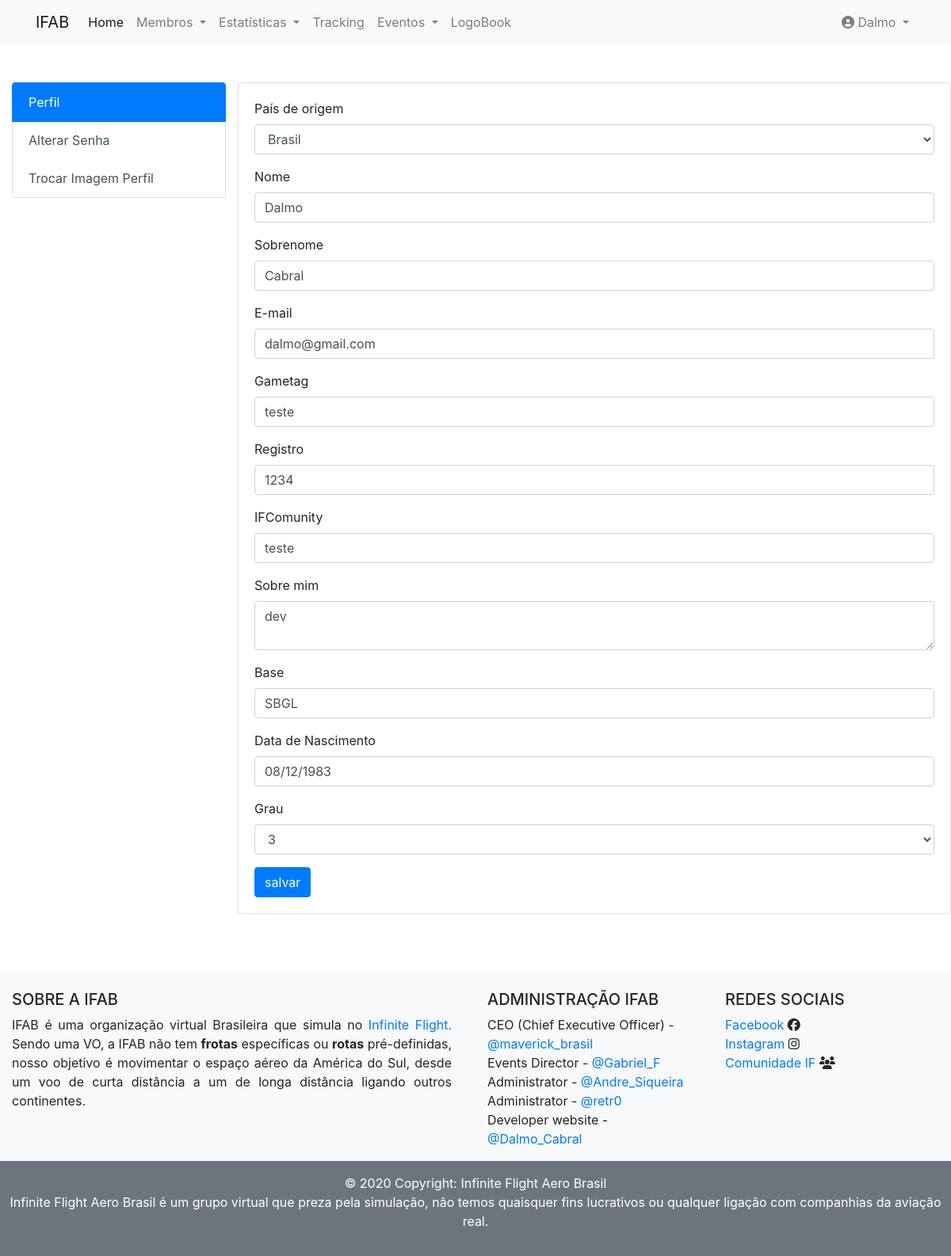
The page /user/profile (signed in) on the database as committed earlier.
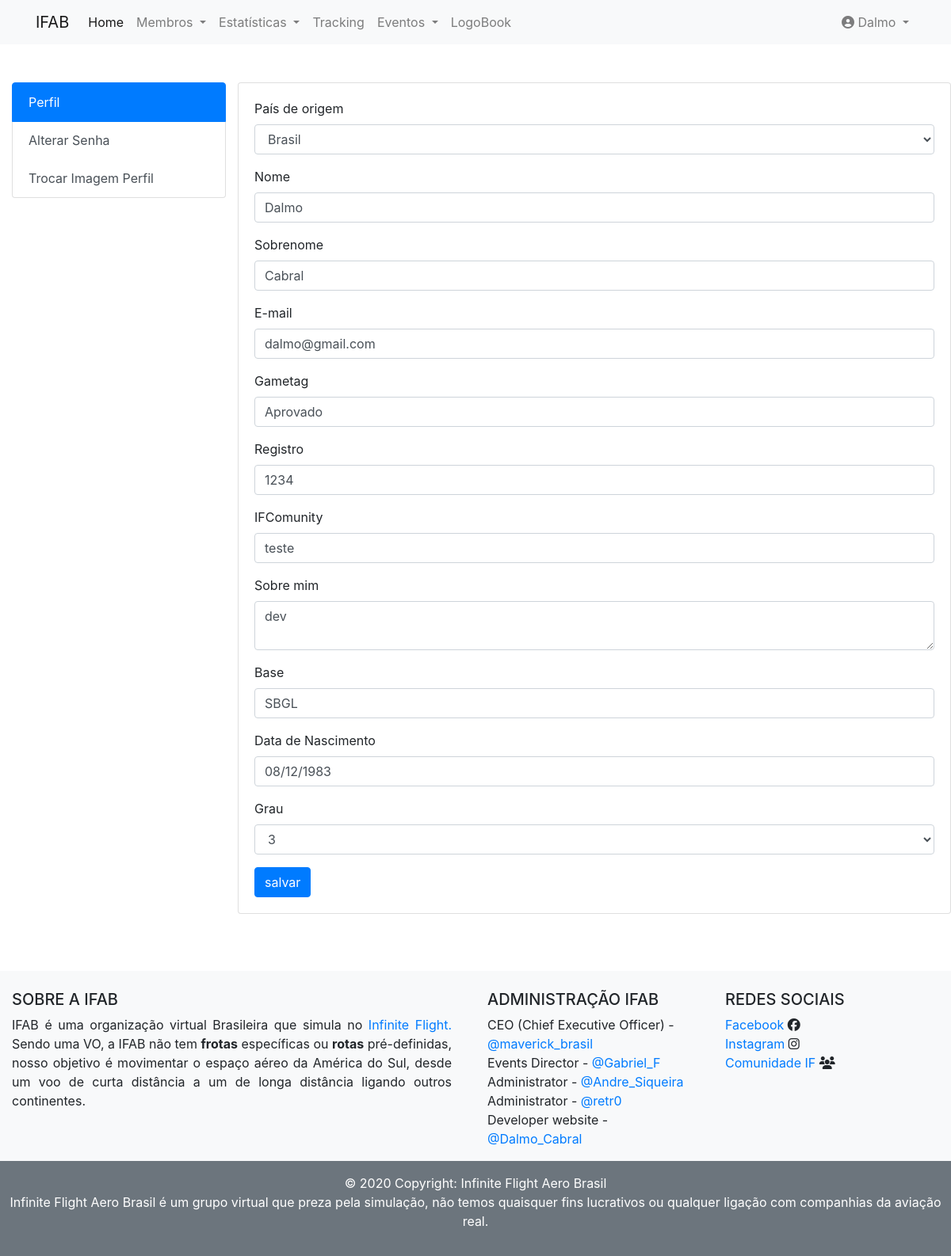
The same page on the database as committed later.
### app/models.py (models this page shows, shortened)
class User(db.Model, UserMixin):
    __tablename__ = 'users'
    id = db.Column(db.Integer, primary_key=True)
    username = db.Column(db.String(80), nullable=False)
    sobrenome = db.Column(db.String(200))
    email = db.Column(db.String(120), unique=True, nullable=False, index=True)
    password = db.Column(db.String(120), nullable=False)
    gametag = db.Column(db.String(200))
    registro = db.Column(db.String(200))
    ifcomunity = db.Column(db.String(400))
    sobremim = db.Column(db.String(200))
    pais = db.Column(db.String(200))
    base = db.Column(db.String(200))
    idade = db.Column(db.String(200))
    grau = db.Column(db.String(200))
    logbook = db.relationship('Logbook', backref='user', lazy='dynamic')  #lazy='dynamic'
    data_create = db.Column(db.DateTime, default=datetime.utcnow)
    pontos = db.Column(db.Integer(), default=0)
    cont_tempo = db.Column(db.Float, default=0)
    cont_tempo_str = db.Column(db.String(20000), default='00:00:00')
    cont_voo = db.Column(db.Integer, default=0)

### app/routes.py (the view, shortened to what this page needs)
@app.route("/user/profile", methods=["GET", "POST"])
@login_required
def profile():
    form = ProfileForm()
    form.email.data = current_user.email
    form.idade.data = current_user.idade
    form.sobremim.data = current_user.sobremim
    form.registro.data = current_user.registro
    form.gametag.data = current_user.gametag
    form.ifcomunity.data = current_user.ifcomunity
    form.sobrenome.data = current_user.sobrenome
    form.username.data = current_user.username
    form.base.data = current_user.base
    form.pais.data = current_user.pais
    return render_template("user/profile/edit.html", form=form)

### app/forms.py
class ProfileForm(FlaskForm):
    username = StringField('Nome',  validators=[DataRequired('O campo e obrigatório')])
    sobrenome = StringField('Sobrenome', validators=[DataRequired()])
    email = StringField('E-mail', validators=[Email()])
    gametag = StringField('Gametag', validators=[DataRequired()])
    registro = StringField('Registro', validators=[DataRequired()])
    ifcomunity = StringField('IFComunity', validators=[DataRequired()])
    sobremim = TextAreaField('Sobre mim', validators=[DataRequired()])
    base = StringField('Base', validators=[DataRequired()])
    idade = StringField('Data de Nascimento', validators=[DataRequired()])
    grau =  SelectField('Grau', choices=[('3', '3'), ('4', '4'), ('5', '5')])
    pais = paises
    submit = SubmitField("salvar")

### app/models.py (called while the page is built)
@login_manager.user_loader
def current_user(user_id):
    return User.query.get(user_id)

### app/routes.py (called while the page is built)
@app.before_request
def before_request():
    if current_user.is_authenticated:
        current_user.data_create = datetime.utcnow()
        db.session.commit()

### app/templates/user/profile/edit.html (shortened to what this page needs)
{% extends 'base.html' %}
{% from "bootstrap/form.html" import render_form %}
{% block content %}
    <div class="container-fluid mt-5 ">
        <div class="row justify-content-center">
            <div class="col col-sm-12 col-lg-3">
                <div class="list-group">
                    <a
                    class="list-group-item list-group-item-action active"
                    href="{{ url_for('profile') }}">Perfil</a>
                    <a class="list-group-item list-group-item-action"
                    href="{{ url_for('change_password') }}">Alterar Senha</a>
                    <a class="list-group-item list-group-item-action"
                    href="https://www.gravatar.com" target="_blank">Trocar Imagem Perfil</a>
                </div>
            </div>
            <div class="card card-body">
                {{ render_form(form) }}
            </div>
        </div>
    </div>
{% endblock %}

### app/templates/nav.html (shortened to what this page needs)
<nav class="navbar navbar-expand-lg navbar-light bg-light">
  <div class="container">
    <a class="navbar-brand" href="#">IFAB</a>
    <div class="collapse navbar-collapse" id="navbarNav">
      <ul class="navbar-nav">
        <li class="nav-item active">
          <a class="nav-link" href="{{ url_for('index') }}">Home</a>
        </li>
        <li class="nav-item dropdown">
          <a class="nav-link dropdown-toggle" href="#" id="navbarDropdown" role="button" data-toggle="dropdown"
            aria-haspopup="true" aria-expanded="false">
            Membros
          </a>
        </li>
        <li class="nav-item dropdown">
          <a class="nav-link dropdown-toggle" href="#" id="navbarDropdown" role="button" data-toggle="dropdown"
            aria-haspopup="true" aria-expanded="false">
            Estatísticas
          </a>
        </li>
        <li class="nav-item">
          <a class="nav-link" href="tracker">Tracking</a>
        </li>
        <li class="nav-item dropdown">
          <a class="nav-link dropdown-toggle" href="#" id="navbarDropdown" role="button" data-toggle="dropdown"
            aria-haspopup="true" aria-expanded="false">
            Eventos
          </a>
        </li>
      </ul>
      {% if current_user.is_anonymous %}
      <ul class="nav navbar-nav ml-auto">
        <li class="nav-item">
          <a class="nav-link" href="{{ url_for('login') }}"><i class="fas fa-sign-in-alt"></i> Login</a>
        </li>
      </ul>
      {% else %}
      <ul class="navbar-nav">
        <li>
          <a class="nav-link" href="{{ url_for('user', id=current_user.id) }}">
              LogoBook</a>
        </li>
      </ul>
      <ul class="nav navbar-nav ml-auto">
        <li class="nav-item dropdown">
          <a class="nav-link dropdown-toggle" href="#" id="navbarDropdown" role="button" data-toggle="dropdown"
            aria-haspopup="true" aria-expanded="false"><i class="fas fa-user-circle"></i>
            {{ current_user.username }}
          </a>
        </li>
      </ul>
      {% endif %}
    </div>
  </div>
</nav>

Rows that differ between the two databases and show on the page:
changed User "Dalmo": gametag "teste" → "Aprovado"
